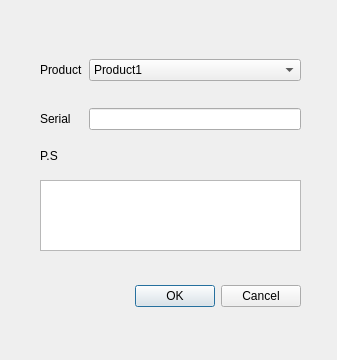
<?xml version="1.0" encoding="UTF-8"?>
<ui version="4.0">
 <class>Dialog</class>
 <widget class="QDialog" name="Dialog">
  <property name="geometry">
   <rect>
    <x>0</x>
    <y>0</y>
    <width>337</width>
    <height>360</height>
   </rect>
  </property>
  <property name="windowTitle">
   <string>Dialog</string>
  </property>
  <widget class="QDialogButtonBox" name="buttonBox">
   <property name="geometry">
    <rect>
     <x>80</x>
     <y>280</y>
     <width>221</width>
     <height>32</height>
    </rect>
   </property>
   <property name="orientation">
    <enum>Qt::Horizontal</enum>
   </property>
   <property name="standardButtons">
    <set>QDialogButtonBox::Cancel|QDialogButtonBox::Ok</set>
   </property>
  </widget>
  <widget class="QWidget" name="formLayoutWidget">
   <property name="geometry">
    <rect>
     <x>40</x>
     <y>59</y>
     <width>261</width>
     <height>71</height>
    </rect>
   </property>
   <layout class="QFormLayout" name="formLayout">
    <item row="0" column="0">
     <widget class="QLabel" name="label_Product">
      <property name="text">
       <string>Product</string>
      </property>
     </widget>
    </item>
    <item row="0" column="1">
     <widget class="QComboBox" name="select_product">
      <item>
       <property name="text">
        <string>Product1</string>
       </property>
      </item>
     </widget>
    </item>
    <item row="2" column="0">
     <widget class="QLabel" name="label_Serial">
      <property name="text">
       <string>Serial</string>
      </property>
     </widget>
    </item>
    <item row="2" column="1">
     <widget class="QLineEdit" name="text_serialnumber"/>
    </item>
    <item row="1" column="1">
     <spacer name="verticalSpacer">
      <property name="orientation">
       <enum>Qt::Vertical</enum>
      </property>
      <property name="sizeHint" stdset="0">
       <size>
        <width>20</width>
        <height>40</height>
       </size>
      </property>
     </spacer>
    </item>
   </layout>
  </widget>
  <widget class="QTextEdit" name="textEdit_PS">
   <property name="geometry">
    <rect>
     <x>40</x>
     <y>180</y>
     <width>261</width>
     <height>71</height>
    </rect>
   </property>
  </widget>
  <widget class="QLabel" name="label_PS">
   <property name="geometry">
    <rect>
     <x>40</x>
     <y>150</y>
     <width>56</width>
     <height>12</height>
    </rect>
   </property>
   <property name="text">
    <string>P.S</string>
   </property>
  </widget>
 </widget>
 <resources/>
 <connections>
  <connection>
   <sender>buttonBox</sender>
   <signal>accepted()</signal>
   <receiver>Dialog</receiver>
   <slot>accept()</slot>
   <hints>
    <hint type="sourcelabel">
     <x>248</x>
     <y>254</y>
    </hint>
    <hint type="destinationlabel">
     <x>157</x>
     <y>274</y>
    </hint>
   </hints>
  </connection>
  <connection>
   <sender>buttonBox</sender>
   <signal>rejected()</signal>
   <receiver>Dialog</receiver>
   <slot>reject()</slot>
   <hints>
    <hint type="sourcelabel">
     <x>316</x>
     <y>260</y>
    </hint>
    <hint type="destinationlabel">
     <x>286</x>
     <y>274</y>
    </hint>
   </hints>
  </connection>
 </connections>
</ui>
